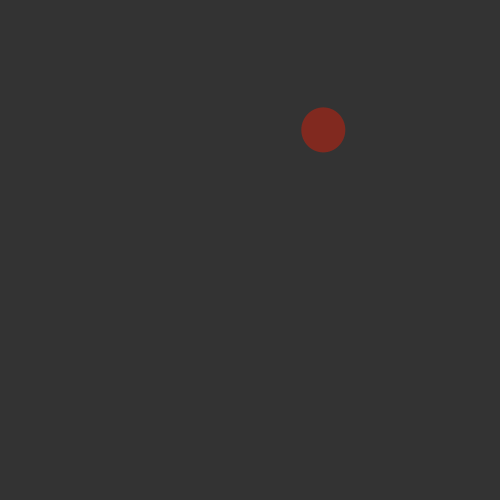
Frame 1 (no input)
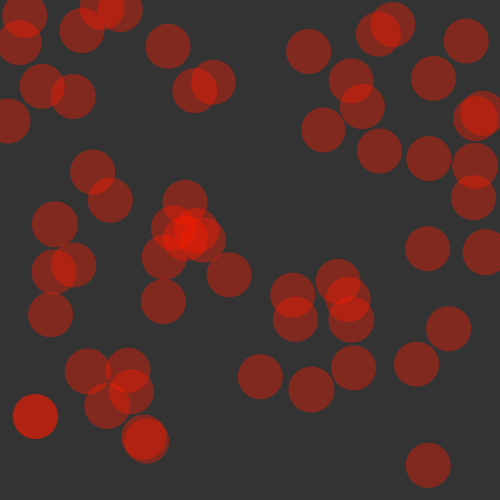
Frame 60 (the mouse pressed at the canvas centre just before this capture)
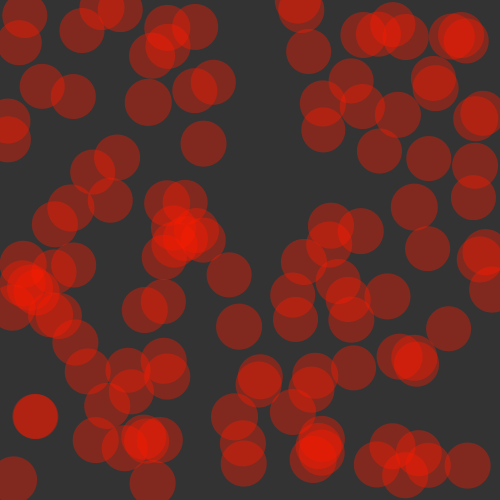
Frame 120 (the mouse held since frame 60 and released just before this capture)

The Processing sketch that drew these frames (run headless with seeded random() and noise(); from frame 60 on, the mouse is pressed at the canvas centre):

// Processing sketch: processing_2974
// ── processing_2974.pde

void setup(){ 
  size(500,500); //tamaño lienzo
   noStroke(); //no delineado

for (int i = 9; i  < 100; i++) { 
  for (int j = 9; j < 100; j++) {
    stroke(i, j, 100);
    point(i, j); //ciclo for puntos donde se ubican las elipses
  }
}  
  background(51); // color fondo 
  noStroke(); 
  smooth(); 
} 
void draw (){ 
 
float x= random (height); 
float y= random(width); // x e y al azar en el eje de coordenadas


fill(250,25,0,100); // color elipses
smooth(); // transparecia elipses

  ellipse(x, y, 2-second(), 2-second());  
} 
 	
